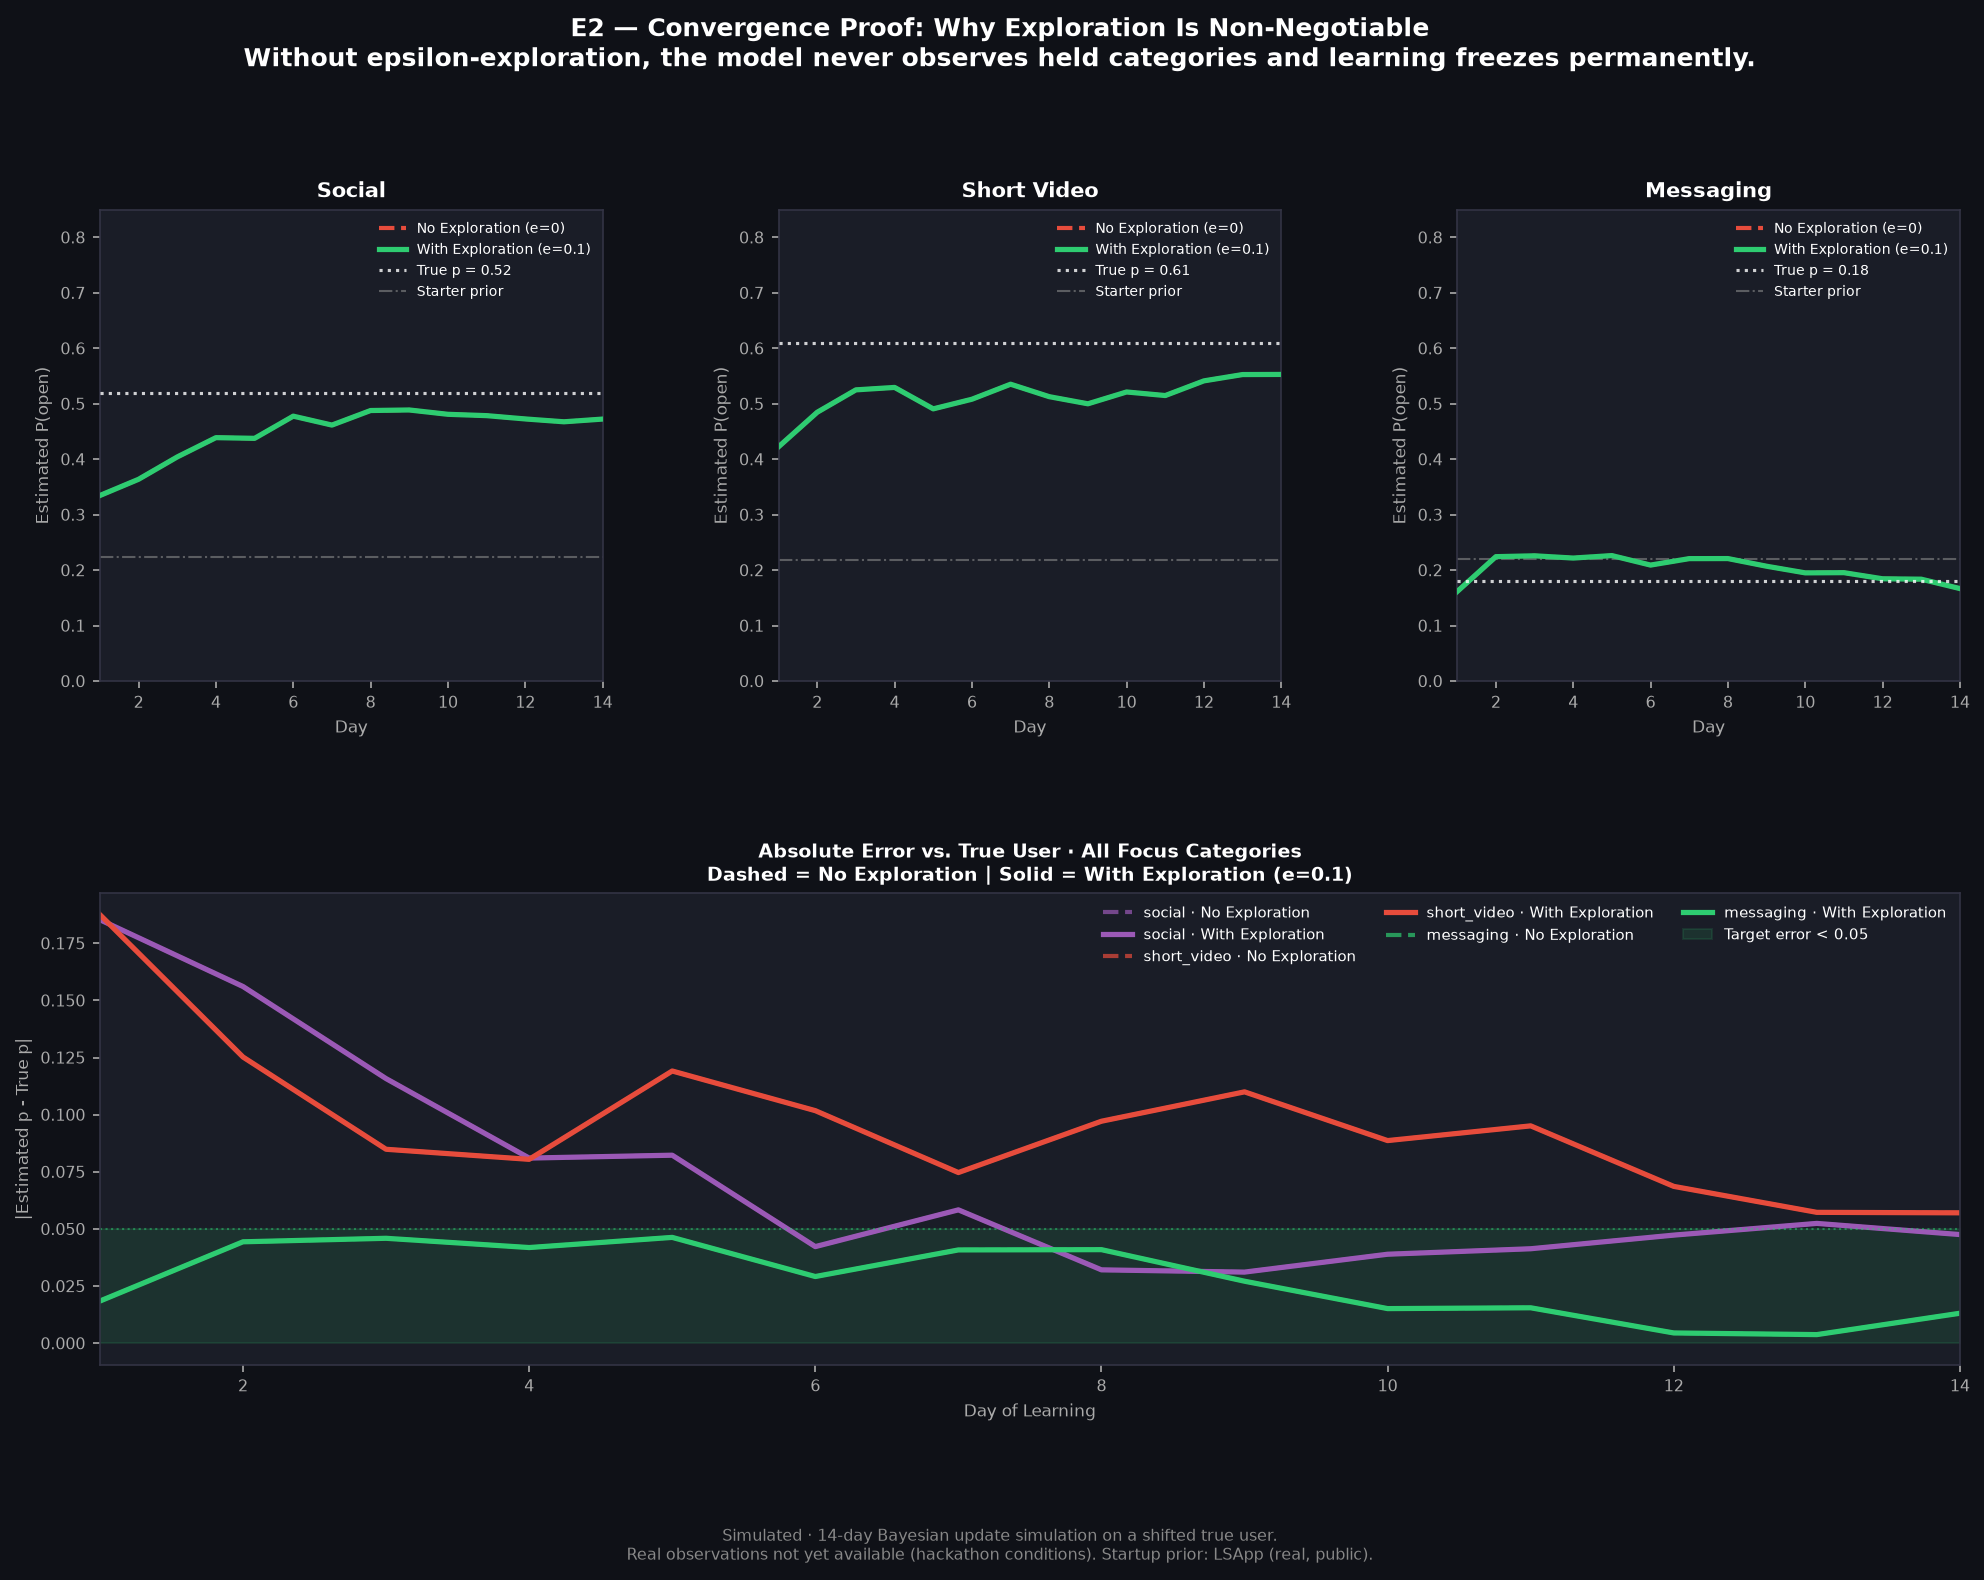

The Python source for this figure:
"""
E2 Convergence Chart (eval/e2_convergence.py)
Author: Safal | CASCADE '26 · Pratibimb

Headline proof: Shows that without exploration (epsilon=0), the model
never learns the true behavior of held categories. With exploration
(epsilon=0.1), Bayesian updates converge to the true user within days.

Output: eval/e2_convergence.png
"""

import json
import math
import numpy as np
import matplotlib
matplotlib.use("Agg")
import matplotlib.pyplot as plt
import matplotlib.gridspec as gridspec
import os

CATEGORIES = ["short_video", "social", "messaging", "shopping_promo", "news", "work_email", "other"]

# ── True user parameters (shifted from starter priors) ──────────────────────
TRUE_USER = {
    "social":         {"true_p": 0.52, "true_mu": 2.6},
    "messaging":      {"true_p": 0.18, "true_mu": 1.1},
    "short_video":    {"true_p": 0.61, "true_mu": 2.9},
    "shopping_promo": {"true_p": 0.08, "true_mu": 1.3},
    "news":           {"true_p": 0.14, "true_mu": 1.1},
    "work_email":     {"true_p": 0.11, "true_mu": 0.7},
    "other":          {"true_p": 0.22, "true_mu": 1.0},
}

# ── Starter priors from twin_params ─────────────────────────────────────────
STARTER = {
    "social":         {"alpha": 3.3, "beta": 11.5, "mu": 2.1},
    "messaging":      {"alpha": 2.2, "beta": 7.8,  "mu": 1.2},
    "short_video":    {"alpha": 3.9, "beta": 13.9, "mu": 2.4},
    "shopping_promo": {"alpha": 0.9, "beta": 9.1,  "mu": 1.5},
    "news":           {"alpha": 1.7, "beta": 8.3,  "mu": 1.2},
    "work_email":     {"alpha": 1.1, "beta": 10.9, "mu": 0.8},
    "other":          {"alpha": 2.2, "beta": 7.8,  "mu": 1.0},
}

NOTIFICATIONS_PER_DAY = 40
N_DAYS = 14
FOCUS_PROB = 0.70  # 70% of notifications arrive during focus
HOLD_THRESHOLD = 0.65  # model holds if estimated p > 0.65

def simulate_learning(epsilon: float, seed: int = 42):
    """
    Simulates 14 days of Bayesian online learning.
    epsilon: probability of exploring (showing) a held notification.
    Returns: dict of category -> list of daily p_estimate values
    """
    rng = np.random.default_rng(seed)

    # Current belief state (conjugate Beta params)
    alpha = {c: STARTER[c]["alpha"] for c in CATEGORIES}
    beta  = {c: STARTER[c]["beta"]  for c in CATEGORIES}
    mu_est = {c: STARTER[c]["mu"]   for c in CATEGORIES}

    history = {c: [] for c in CATEGORIES}

    for day in range(N_DAYS):
        for _ in range(NOTIFICATIONS_PER_DAY):
            # Sample category by realistic rate
            cat = rng.choice(CATEGORIES,
                             p=[0.20, 0.25, 0.25, 0.10, 0.05, 0.10, 0.05])
            is_focus = rng.random() < FOCUS_PROB

            # Current estimated probability
            p_est = alpha[cat] / (alpha[cat] + beta[cat])

            # Decision: hold if above threshold during focus, with epsilon exploration
            if is_focus and p_est > HOLD_THRESHOLD:
                if rng.random() < epsilon:
                    # Explore: show despite high estimate
                    observe = True
                else:
                    # Hold: no observation this round (crucial blind spot)
                    observe = False
            else:
                observe = True

            if observe:
                # True outcome from real user
                did_open = rng.random() < TRUE_USER[cat]["true_p"]
                if did_open:
                    alpha[cat] += 1
                    # Update duration estimate (running mean in log space)
                    true_mu = TRUE_USER[cat]["true_mu"]
                    log_t = rng.normal(true_mu, 0.6)
                    n = alpha[cat] + beta[cat]
                    mu_est[cat] = mu_est[cat] * (n - 1) / n + log_t / n
                else:
                    beta[cat] += 1

        # Record daily belief
        for c in CATEGORIES:
            p_current = alpha[c] / (alpha[c] + beta[c])
            history[c].append(p_current)

    return history


def plot_e2(history_no_eps, history_with_eps, output_path: str):
    FOCUS_CATS = ["social", "short_video", "messaging"]  # Most important 3

    fig = plt.figure(figsize=(16, 10))
    fig.patch.set_facecolor("#0F1117")

    gs = gridspec.GridSpec(2, 3, figure=fig, hspace=0.45, wspace=0.35)

    COLORS = {
        "social":      "#9B59B6",
        "short_video": "#E74C3C",
        "messaging":   "#2ECC71",
    }

    days = list(range(1, N_DAYS + 1))

    for idx, cat in enumerate(FOCUS_CATS):
        ax = fig.add_subplot(gs[0, idx])
        ax.set_facecolor("#1A1D27")

        true_p = TRUE_USER[cat]["true_p"]
        color = COLORS[cat]

        # Without exploration
        ax.plot(days, history_no_eps[cat], color="#E74C3C",
                linewidth=2, linestyle="--", label=f"No Exploration (e=0)", zorder=3)
        # With exploration
        ax.plot(days, history_with_eps[cat], color="#2ECC71",
                linewidth=2.5, label=f"With Exploration (e=0.1)", zorder=4)
        # True value line
        ax.axhline(true_p, color="white", linewidth=1.5,
                   linestyle=":", alpha=0.8, label=f"True p = {true_p:.2f}", zorder=5)
        # Starter prior
        ax.axhline(STARTER[cat]["alpha"] / (STARTER[cat]["alpha"] + STARTER[cat]["beta"]),
                   color="#888888", linewidth=1, linestyle="-.", alpha=0.6,
                   label="Starter prior", zorder=2)

        ax.set_title(cat.replace("_", " ").title(), color="white",
                     fontsize=10, fontweight="bold")
        ax.set_xlabel("Day", color="#AAAAAA", fontsize=8)
        ax.set_ylabel("Estimated P(open)", color="#AAAAAA", fontsize=8)
        ax.tick_params(colors="#AAAAAA", labelsize=7.5)
        ax.spines[:].set_color("#333344")
        ax.set_xlim(1, N_DAYS)
        ax.set_ylim(0, 0.85)
        ax.legend(fontsize=6.5, frameon=False, labelcolor="white")

    # Bottom row: error gap chart
    ax_gap = fig.add_subplot(gs[1, :])
    ax_gap.set_facecolor("#1A1D27")

    for cat in FOCUS_CATS:
        true_p = TRUE_USER[cat]["true_p"]
        err_no_eps   = [abs(p - true_p) for p in history_no_eps[cat]]
        err_with_eps = [abs(p - true_p) for p in history_with_eps[cat]]
        color = COLORS[cat]
        ax_gap.plot(days, err_no_eps,   color=color, linewidth=2,
                    linestyle="--", alpha=0.7, label=f"{cat} · No Exploration")
        ax_gap.plot(days, err_with_eps, color=color, linewidth=2.5,
                    alpha=1.0, label=f"{cat} · With Exploration")

    ax_gap.fill_between(days,
                        [0]*N_DAYS, [0.05]*N_DAYS,
                        alpha=0.12, color="#2ECC71", label="Target error < 0.05")
    ax_gap.axhline(0.05, color="#2ECC71", linewidth=1, linestyle=":", alpha=0.5)

    ax_gap.set_title("Absolute Error vs. True User · All Focus Categories\n"
                     "Dashed = No Exploration | Solid = With Exploration (e=0.1)",
                     color="white", fontsize=9, fontweight="bold")
    ax_gap.set_xlabel("Day of Learning", color="#AAAAAA", fontsize=8)
    ax_gap.set_ylabel("|Estimated p - True p|", color="#AAAAAA", fontsize=8)
    ax_gap.tick_params(colors="#AAAAAA", labelsize=7.5)
    ax_gap.spines[:].set_color("#333344")
    ax_gap.set_xlim(1, N_DAYS)
    ax_gap.legend(fontsize=7, frameon=False, labelcolor="white", ncol=3)

    fig.suptitle(
        "E2 — Convergence Proof: Why Exploration Is Non-Negotiable\n"
        "Without epsilon-exploration, the model never observes held categories and learning freezes permanently.",
        color="white", fontsize=12, fontweight="bold", y=1.01
    )
    fig.text(
        0.5, -0.02,
        "Simulated · 14-day Bayesian update simulation on a shifted true user.\n"
        "Real observations not yet available (hackathon conditions). Startup prior: LSApp (real, public).",
        ha="center", fontsize=7.5, color="#888888"
    )

    plt.tight_layout()
    os.makedirs(os.path.dirname(output_path), exist_ok=True)
    plt.savefig(output_path, dpi=150, bbox_inches="tight",
                facecolor=fig.get_facecolor())
    plt.close()
    print(f"Saved E2 chart -> {output_path}")


if __name__ == "__main__":
    print("Simulating 14 days WITHOUT exploration (epsilon=0)...")
    history_no_eps = simulate_learning(epsilon=0.0, seed=42)

    print("Simulating 14 days WITH exploration (epsilon=0.1)...")
    history_with_eps = simulate_learning(epsilon=0.1, seed=42)

    # Print day-14 errors
    print("\n--- Day 14 Error vs. True User ---")
    for cat in CATEGORIES:
        true_p = TRUE_USER[cat]["true_p"]
        err_no  = abs(history_no_eps[cat][-1] - true_p)
        err_yes = abs(history_with_eps[cat][-1] - true_p)
        print(f"  {cat:20} | No-eps error: {err_no:.3f} | With-eps error: {err_yes:.3f}")

    plot_e2(history_no_eps, history_with_eps, "eval/e2_convergence.png")
    print("[OK] E2 chart complete.")
